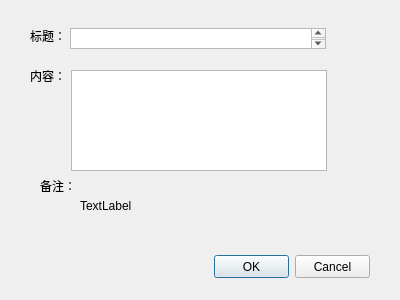
<?xml version="1.0" encoding="UTF-8"?>
<ui version="4.0">
 <class>BrowseWindow</class>
 <widget class="QDialog" name="BrowseWindow">
  <property name="geometry">
   <rect>
    <x>0</x>
    <y>0</y>
    <width>400</width>
    <height>300</height>
   </rect>
  </property>
  <property name="windowTitle">
   <string>Browse</string>
  </property>
  <widget class="QLabel" name="label">
   <property name="geometry">
    <rect>
     <x>30</x>
     <y>30</y>
     <width>54</width>
     <height>12</height>
    </rect>
   </property>
   <property name="text">
    <string>标题：</string>
   </property>
  </widget>
  <widget class="QLabel" name="label_2">
   <property name="geometry">
    <rect>
     <x>30</x>
     <y>70</y>
     <width>54</width>
     <height>12</height>
    </rect>
   </property>
   <property name="text">
    <string>内容：</string>
   </property>
  </widget>
  <widget class="QLabel" name="label_3">
   <property name="geometry">
    <rect>
     <x>40</x>
     <y>180</y>
     <width>54</width>
     <height>12</height>
    </rect>
   </property>
   <property name="text">
    <string>备注：</string>
   </property>
  </widget>
  <widget class="QLabel" name="label_remarks">
   <property name="geometry">
    <rect>
     <x>80</x>
     <y>180</y>
     <width>211</width>
     <height>51</height>
    </rect>
   </property>
   <property name="text">
    <string>TextLabel</string>
   </property>
  </widget>
  <widget class="QTextBrowser" name="text_content">
   <property name="geometry">
    <rect>
     <x>71</x>
     <y>70</y>
     <width>256</width>
     <height>101</height>
    </rect>
   </property>
  </widget>
  <widget class="QTextBrowser" name="text_title">
   <property name="geometry">
    <rect>
     <x>70</x>
     <y>28</y>
     <width>256</width>
     <height>21</height>
    </rect>
   </property>
  </widget>
  <widget class="QPushButton" name="okButton">
   <property name="geometry">
    <rect>
     <x>214</x>
     <y>255</y>
     <width>75</width>
     <height>23</height>
    </rect>
   </property>
   <property name="text">
    <string>OK</string>
   </property>
  </widget>
  <widget class="QPushButton" name="cancelButton">
   <property name="geometry">
    <rect>
     <x>295</x>
     <y>255</y>
     <width>75</width>
     <height>23</height>
    </rect>
   </property>
   <property name="text">
    <string>Cancel</string>
   </property>
  </widget>
 </widget>
 <resources/>
 <connections>
  <connection>
   <sender>okButton</sender>
   <signal>clicked()</signal>
   <receiver>BrowseWindow</receiver>
   <slot>accept()</slot>
   <hints>
    <hint type="sourcelabel">
     <x>278</x>
     <y>253</y>
    </hint>
    <hint type="destinationlabel">
     <x>96</x>
     <y>254</y>
    </hint>
   </hints>
  </connection>
  <connection>
   <sender>cancelButton</sender>
   <signal>clicked()</signal>
   <receiver>BrowseWindow</receiver>
   <slot>reject()</slot>
   <hints>
    <hint type="sourcelabel">
     <x>369</x>
     <y>253</y>
    </hint>
    <hint type="destinationlabel">
     <x>179</x>
     <y>282</y>
    </hint>
   </hints>
  </connection>
 </connections>
</ui>
